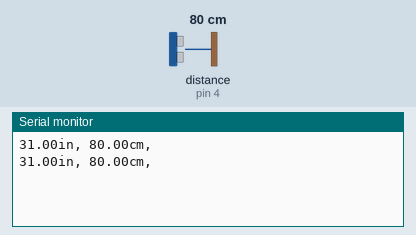
A sketch run on a simulated Arduino Uno, built with avr-gcc and run on an emulated ATmega328P. Shown: the last lines printed to the serial monitor. Wiring (inferred from the names in the program): ultrasonic range finder: trigger pin 2; echo pin 4. Inputs (shaded band) come from the test bench; at power-on: distance to the obstacle (sensor on pin 4) 80 cm. The echo pulse lasts 58.3 µs per cm.

Above: at 1.8 s.
1.9 s: distance to the obstacle (sensor on pin 4) set to 2 cm
At 2.8 s:
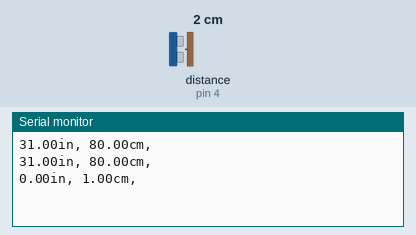
3.4 s: distance to the obstacle (sensor on pin 4) set to 4 cm
At 4.7 s:
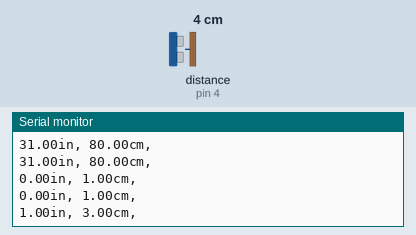
Timing chart, 0 to 6.4 s (numbered marks = the images above; inputs shaded):
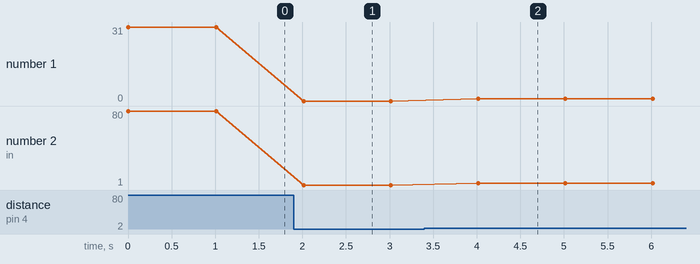

The sketch:

ultrasound.ino
```cpp
const int trigPin=2;
const int echoPin=4;

void setup() {
  // put your setup code here, to run once:
Serial.begin(9600);
pinMode(trigPin,OUTPUT);
pinMode(echoPin,INPUT);


}

void loop() {
  // put your main code here, to run repeatedly:
  digitalWrite(trigPin,LOW);
  delayMicroseconds(2);
  digitalWrite(trigPin,HIGH);
  delayMicroseconds(10);
  digitalWrite(trigPin,LOW);
  float duration=pulseIn(echoPin,HIGH);
  float inches=microsecondsToInches(duration);
  float cm=microsecondsToCentimeters(duration);
  Serial.print(inches); Serial.print("in, ");
  Serial.print(cm); Serial.print("cm, ");
  Serial.println();
  delay(1000);
}
long microsecondsToCentimeters(long microseconds)
{
  return microseconds/29/2;
}

long microsecondsToInches(long microseconds)
{
  return microseconds/74/2;
}
```

Measured:
- after the input at 1.9 s, the serial monitor: prints a new line after 0.11 s (image 1)
- after the input at 3.4 s, the serial monitor: prints a new line after 0.62 s (image 2)
- plotted number 1: 31 → 0 after the input at 1.9 s
- plotted number 2: 80 → 1 after the input at 1.9 s, 1 → 3 after the input at 3.4 s
